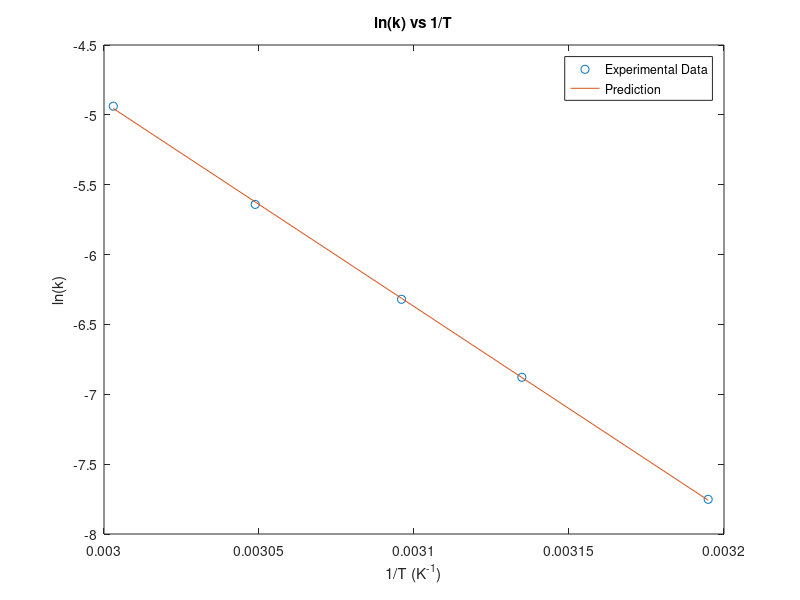

The MATLAB source for this figure:
clear all;
clc;

k = [0.00043 0.00103 0.00180 0.00355 0.00717];
T = [313 319 323 328 333];

n = length(T);
x = 1./T;
y = log(k);

[P,S] = polyfit(x,y,1);
fitY = polyval(P,x);
plot(x,y,'o',x,fitY,'-');
title('ln(k) vs 1/T');
xlabel('1/T (K^{-1})');
ylabel('ln(k)');
legend('Experimental Data', 'Prediction');